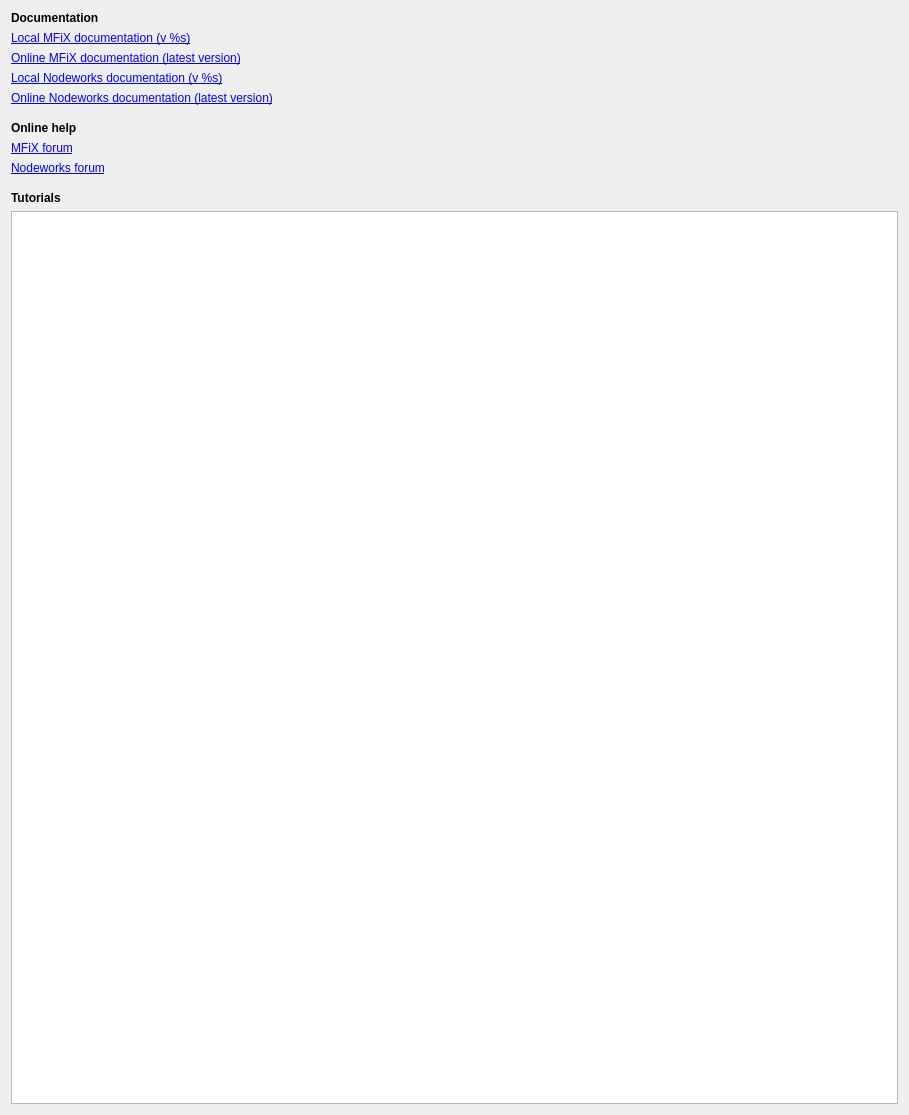
<?xml version="1.0" encoding="UTF-8"?>
<ui version="4.0">
 <class>help</class>
 <widget class="QWidget" name="help">
  <property name="geometry">
   <rect>
    <x>0</x>
    <y>0</y>
    <width>909</width>
    <height>1115</height>
   </rect>
  </property>
  <property name="windowTitle">
   <string>Form</string>
  </property>
  <layout class="QGridLayout" name="gridLayout">
   <item row="9" column="0">
    <spacer name="verticalSpacer_2">
     <property name="orientation">
      <enum>Qt::Vertical</enum>
     </property>
     <property name="sizeType">
      <enum>QSizePolicy::Maximum</enum>
     </property>
     <property name="sizeHint" stdset="0">
      <size>
       <width>20</width>
       <height>10</height>
      </size>
     </property>
    </spacer>
   </item>
   <item row="0" column="0">
    <widget class="QLabel" name="label_documentation">
     <property name="font">
      <font>
       <weight>75</weight>
       <bold>true</bold>
      </font>
     </property>
     <property name="text">
      <string>Documentation</string>
     </property>
     <property name="openExternalLinks">
      <bool>true</bool>
     </property>
    </widget>
   </item>
   <item row="1" column="0">
    <widget class="QLabel" name="label_mfix_local">
     <property name="text">
      <string>&lt;a href=&quot;%s&quot;&gt;Local MFiX documentation (v %s)&lt;/a&gt;</string>
     </property>
     <property name="wordWrap">
      <bool>true</bool>
     </property>
     <property name="openExternalLinks">
      <bool>true</bool>
     </property>
    </widget>
   </item>
   <item row="2" column="0">
    <widget class="QLabel" name="label_mfix_online">
     <property name="text">
      <string>&lt;a href=&quot;https://mfix.netl.doe.gov/doc/mfix/latest&quot;&gt;Online MFiX documentation (latest version)&lt;/a&gt;</string>
     </property>
     <property name="wordWrap">
      <bool>true</bool>
     </property>
     <property name="openExternalLinks">
      <bool>true</bool>
     </property>
    </widget>
   </item>
   <item row="3" column="0">
    <widget class="QLabel" name="label_nodeworks_local">
     <property name="text">
      <string>&lt;a href=&quot;%s&quot;&gt;Local Nodeworks documentation (v %s)&lt;/a&gt;</string>
     </property>
     <property name="wordWrap">
      <bool>true</bool>
     </property>
     <property name="openExternalLinks">
      <bool>true</bool>
     </property>
    </widget>
   </item>
   <item row="4" column="0">
    <widget class="QLabel" name="label_nodeworks_online">
     <property name="text">
      <string>&lt;a href=&quot;https://mfix.netl.doe.gov/doc/nodeworks/latest&quot;&gt;Online Nodeworks documentation (latest version)&lt;/a&gt;</string>
     </property>
     <property name="wordWrap">
      <bool>true</bool>
     </property>
     <property name="openExternalLinks">
      <bool>true</bool>
     </property>
    </widget>
   </item>
   <item row="11" column="0">
    <widget class="QListWidget" name="listwidget_tutorial">
     <property name="iconSize">
      <size>
       <width>128</width>
       <height>128</height>
      </size>
     </property>
     <property name="resizeMode">
      <enum>QListView::Adjust</enum>
     </property>
     <property name="uniformItemSizes">
      <bool>true</bool>
     </property>
    </widget>
   </item>
   <item row="10" column="0">
    <widget class="QLabel" name="label_tutorials">
     <property name="font">
      <font>
       <weight>75</weight>
       <bold>true</bold>
      </font>
     </property>
     <property name="styleSheet">
      <string notr="true">QWidget#help{background-color: white;}</string>
     </property>
     <property name="text">
      <string>&lt;b&gt;Tutorials&lt;/b&gt;</string>
     </property>
     <property name="openExternalLinks">
      <bool>true</bool>
     </property>
    </widget>
   </item>
   <item row="6" column="0">
    <widget class="QLabel" name="label_online_help">
     <property name="font">
      <font>
       <weight>75</weight>
       <bold>true</bold>
      </font>
     </property>
     <property name="text">
      <string>Online help</string>
     </property>
     <property name="openExternalLinks">
      <bool>true</bool>
     </property>
    </widget>
   </item>
   <item row="5" column="0">
    <spacer name="verticalSpacer">
     <property name="orientation">
      <enum>Qt::Vertical</enum>
     </property>
     <property name="sizeType">
      <enum>QSizePolicy::Maximum</enum>
     </property>
     <property name="sizeHint" stdset="0">
      <size>
       <width>20</width>
       <height>10</height>
      </size>
     </property>
    </spacer>
   </item>
   <item row="7" column="0">
    <widget class="QLabel" name="label_mfix_forum">
     <property name="text">
      <string>&lt;a href=&quot;https://mfix.netl.doe.gov/forum/c/mfix&quot;&gt;MFiX forum&lt;/a&gt;</string>
     </property>
     <property name="openExternalLinks">
      <bool>true</bool>
     </property>
    </widget>
   </item>
   <item row="8" column="0">
    <widget class="QLabel" name="label_nodeworks_forum">
     <property name="text">
      <string>&lt;a href=&quot;https://mfix.netl.doe.gov/forum/c/nodeworks&quot;&gt;Nodeworks forum&lt;/a&gt;</string>
     </property>
     <property name="openExternalLinks">
      <bool>true</bool>
     </property>
    </widget>
   </item>
  </layout>
 </widget>
 <resources/>
 <connections/>
</ui>
